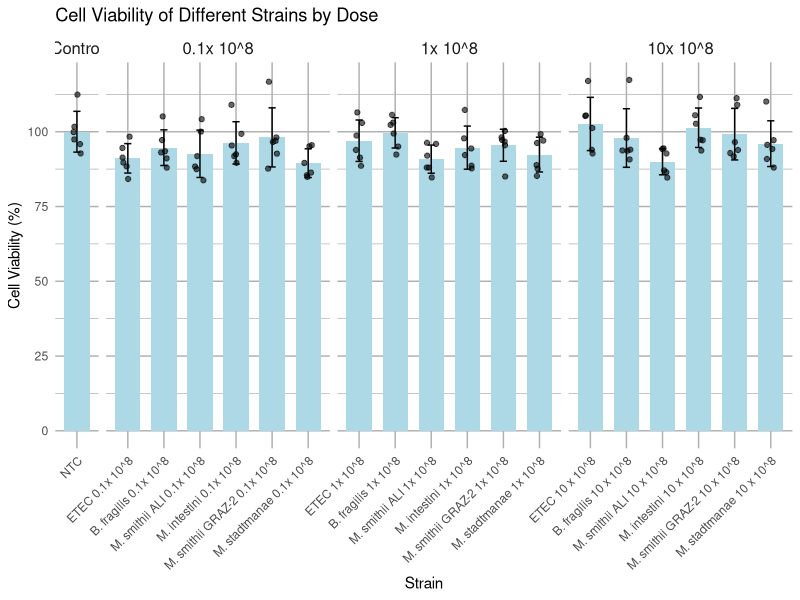
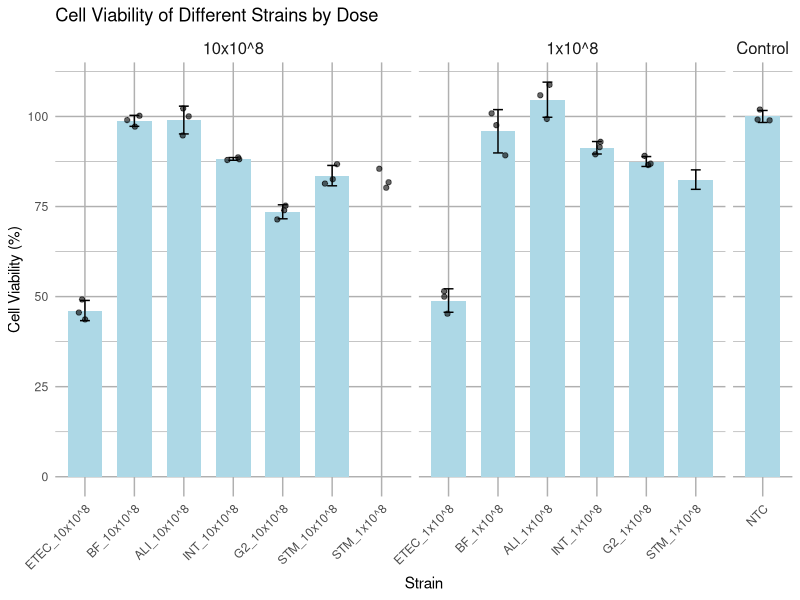
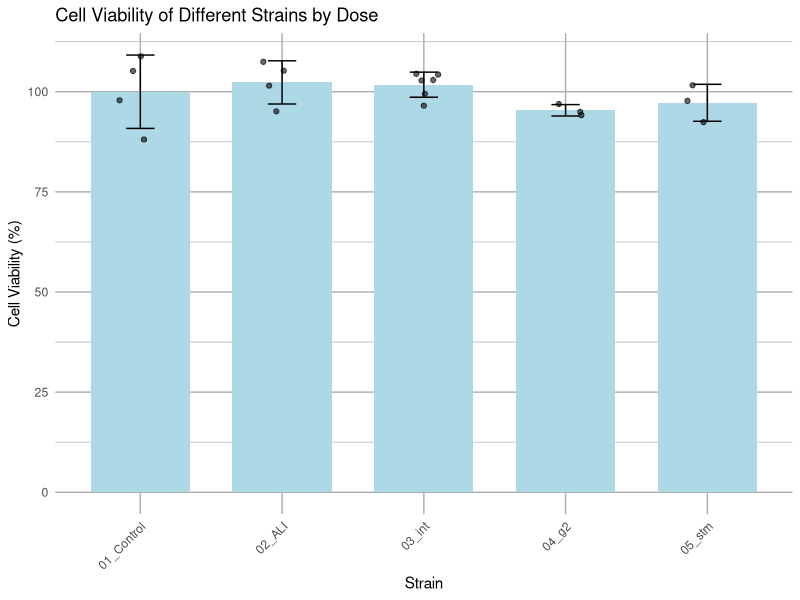

Source code (R) for these figures, in order:
###### Cell_viability plots with dots ######


# Load necessary libraries
library(ggplot2)
library(dplyr)
library(svglite)


#### HT-29 Cytokine response ####

# Set working directory and load data
setwd("C:/Users/o_weinberv/Nextcloud/Viktoria/PHD/01_VW PAPERS/VESICLE PAPER/Revision/HT-29")

data <- read.csv("data_himadri_ht29.csv", sep = ";")

#Calculate the mean of the control group (01_Control)
control_mean <- mean(data$Viability[data$Strain == "NTC"])

#Normalize the viability values to the control group mean
data <- data %>%
  mutate(Viability_Percent = (Viability / control_mean) * 100)

#Summarize the data by Strain
summarized_data <- data %>%
  group_by(Strain) %>%
  summarize(
    Mean = mean(Viability_Percent),
    SD = sd(Viability_Percent),
    SE = SD / sqrt(n())
  )

#Round the normalized viability values
data <- data %>%
  mutate(Viability_Percent = round(Viability_Percent, 2))

# Define the exact desired order for the Strain column
desired_order <- c(
  "NTC", 
  "ETEC 0.1x 10^8", "B. fragilis 0.1x 10^8", "M. smithii ALI 0.1x 10^8", 
  "M. intestini 0.1x 10^8", "M. smithii GRAZ-2 0.1x 10^8", "M. stadtmanae 0.1x 10^8", 
  "ETEC 1x 10^8", "B. fragilis 1x 10^8", "M. smithii ALI 1x 10^8", 
  "M. intestini 1x 10^8", "M. smithii GRAZ-2 1x 10^8", "M. stadtmanae 1x 10^8", 
  "ETEC 10 x 10^8", "B. fragilis 10 x 10^8", "M. smithii ALI 10 x 10^8", 
  "M. intestini 10 x 10^8", "M. smithii GRAZ-2 10 x 10^8", "M. stadtmanae 10 x 10^8"
)

# Apply the desired order to the Strain column in raw_data
data$Strain <- factor(data$Strain, levels = desired_order)

# Assign dose levels to raw_data
data$Dose <- factor(
  case_when(
    grepl("0.1x 10\\^8", data$Strain) ~ "0.1x 10^8",
    grepl("1x 10\\^8", data$Strain) ~ "1x 10^8",
    grepl("10 x 10\\^8", data$Strain) ~ "10x 10^8",
    TRUE ~ "Control"
  ),
  levels = c("Control", "0.1x 10^8", "1x 10^8", "10x 10^8")
)


# Assign dose levels to summarized_data (using the same logic)
summarized_data$Dose <- factor(
  case_when(
    grepl("0.1x 10\\^8", summarized_data$Strain) ~ "0.1x 10^8",
    grepl("1x 10\\^8", summarized_data$Strain) ~ "1x 10^8",
    grepl("10 x 10\\^8", summarized_data$Strain) ~ "10x 10^8",
    TRUE ~ "Control"
  ),
  levels = c("Control", "0.1x 10^8", "1x 10^8", "10x 10^8")
)

# Create the plot with bars, error bars, and individual data points
p <- ggplot() +
  # Bar plot for the summarized means
  geom_bar(data = summarized_data, aes(x = Strain, y = Mean), 
           stat = "identity", fill = "lightblue", width = 0.7) +
  # Error bars for the standard deviation
  geom_errorbar(data = summarized_data, aes(x = Strain, ymin = Mean - SD, ymax = Mean + SD), 
                width = 0.2) +
  # Jittered points for individual data observations
  geom_jitter(data = data, aes(x = Strain, y = Viability_Percent), 
              width = 0.15, color = "black", alpha = 0.6) +
  labs(x = "Strain", y = "Cell Viability (%)", 
       title = "Cell Viability of Different Strains by Dose") +
  theme_minimal() +
  scale_y_continuous(breaks = c(0, 25, 50, 75, 100)) +
  theme(
    axis.text.x = element_text(angle = 45, hjust = 1),
    strip.background = element_blank(),
    strip.text = element_text(size = 12),
    panel.grid.major = element_line(color = "gray69"),
    panel.grid.minor = element_line(color = "gray69")
  ) +
  facet_grid(~ Dose, scales = "free_x", space = "free_x")

p

# Save the plot as an SVG file
svglite::svglite(filename = "HT29_22Cytokines_final_with_dots.svg", width = 10, height = 8)
print(p)
dev.off()

#### THP-1 Cytokine response ####

data <- read.csv("beate_thp1_prep_1.csv", sep = ";")

#Calculate the mean of the control group (01_Control)
control_mean <- mean(data$Viability[data$Strain == "NTC"])

#Normalize the viability values to the control group mean
data <- data %>%
  mutate(Viability_Percent = (Viability / control_mean) * 100)

#Summarize the data by Strain
summarized_data <- data %>%
  group_by(Strain) %>%
  summarize(
    Mean = mean(Viability_Percent),
    SD = sd(Viability_Percent),
    SE = SD / sqrt(n())
  )

#Round the normalized viability values
data <- data %>%
  mutate(Viability_Percent = round(Viability_Percent, 2))

# Add the Dose column (manually mapped here as an example)
data <- data %>%
  mutate(Dose = case_when(
    Strain == "NTC" ~ "Control",
    Strain == "ETEC_1x10^8" ~ "1x10^8",
    Strain == "BF_1x10^8" ~ "1x10^8",
    Strain == "ALI_1x10^8" ~ "1x10^8",
    Strain == "INT_1x10^8" ~ "1x10^8",
    Strain == "G2_1x10^8" ~ "1x10^8",
    Strain == "STM_1x10^8" ~ "10x10^8",
    Strain == "ETEC_10x10^8" ~ "10x10^8",
    Strain == "BF_10x10^8" ~ "10x10^8",
    Strain == "ALI_10x10^8" ~ "10x10^8",
    Strain == "INT_10x10^8" ~ "10x10^8",
    Strain == "G2_10x10^8" ~ "10x10^8",
    Strain == "STM_10x10^8" ~ "10x10^8"
  ))

# Add the full Strain names with doses
data <- data %>%
  mutate(Full_Strain = case_when(
    Strain == "NTC" ~ "NTC",
    Strain == "ETEC_B" & Dose == "1x10^8" ~ "ETEC_1x10^8",
    Strain == "BF_B" & Dose == "1x10^8" ~ "BF_1x10^8",
    Strain == "ALI_B" & Dose == "10x10^8" ~ "ALI_10x10^8"
  ))

# Define the desired strain order
desired_order <- c(
  "NTC",
  "ETEC_1x10^8", "BF_1x10^8", "ALI_1x10^8", "INT_1x10^8", "G2_1x10^8", "STM_1x10^8",
  "ETEC_10x10^8", "BF_10x10^8", "ALI_10x10^8", "INT_10x10^8", "G2_10x10^8", "STM_10x10^8"
)


# Apply the desired order to the Full_Strain column
summarized_data$Strain <- factor(summarized_data$Strain, levels = desired_order)

# Add a column for Dose for facetting (extract from strain names)
summarized_data$Dose <- case_when(
  grepl("1x10\\^8", summarized_data$Strain) ~ "1x10^8",
  grepl("10x10\\^8", summarized_data$Strain) ~ "10x10^8",
  TRUE ~ "Control"
)

# Create the plot with bars, error bars, and individual data points
p <- ggplot() +
  # Bar plot for the summarized means
  geom_bar(data = summarized_data, aes(x = Strain, y = Mean), 
           stat = "identity", fill = "lightblue", width = 0.7) +
  # Error bars for the standard deviation
  geom_errorbar(data = summarized_data, aes(x = Strain, ymin = Mean - SD, ymax = Mean + SD), 
                width = 0.2) +
  # Jittered points for individual data observations
  geom_jitter(data = data, aes(x = Strain, y = Viability_Percent), 
              width = 0.15, color = "black", alpha = 0.6) +
  labs(x = "Strain", y = "Cell Viability (%)", 
       title = "Cell Viability of Different Strains by Dose") +
  theme_minimal() +
  scale_y_continuous(breaks = c(0, 25, 50, 75, 100)) +
  theme(
    axis.text.x = element_text(angle = 45, hjust = 1),
    strip.background = element_blank(),
    strip.text = element_text(size = 12),
    panel.grid.major = element_line(color = "gray69"),
    panel.grid.minor = element_line(color = "gray69")
  ) +
  facet_grid(~ Dose, scales = "free_x", space = "free_x")

p

# Save the plot as an SVG file
svglite::svglite(filename = "THP1_22Cytokines_final_with_dots_1.svg", width = 10, height = 8)
print(p)
dev.off()


#### THP-1 Confocal microscopy ####

# Load necessary libraries
library(ggplot2)
library(dplyr)

# Load the data (replace the file path with the actual file location)
setwd("C:/Users/o_weinberv/Nextcloud/Viktoria/PHD/01_VW PAPERS/VESICLE PAPER/Revision/HT-29")

data <- read.csv("emiliy_thp1_prep.csv", sep = ";")

#Calculate the mean of the control group (01_Control)
control_mean <- mean(data$Viability[data$Strain == "01_Control"])

#Normalize the viability values to the control group mean
data <- data %>%
  mutate(Viability_Percent = (Viability / control_mean) * 100)

#Summarize the data by Strain
summarized_data <- data %>%
  group_by(Strain) %>%
  summarize(
    Mean = mean(Viability_Percent),
    SD = sd(Viability_Percent),
    SE = SD / sqrt(n())
  )

#Round the normalized viability values
data <- data %>%
  mutate(Viability_Percent = round(Viability_Percent, 2))

#Create the plot with bars, error bars, and individual data points
p <- ggplot() +
  # Bar plot for the summarized means
  geom_bar(data = summarized_data, aes(x = Strain, y = Mean), 
           stat = "identity", fill = "lightblue", width = 0.7) +
  # Error bars for the standard deviation
  geom_errorbar(data = summarized_data, aes(x = Strain, ymin = Mean - SD, ymax = Mean + SD), 
                width = 0.2) +
  # Jittered points for individual data observations (using normalized values)
  geom_jitter(data = data, aes(x = Strain, y = Viability_Percent), 
              width = 0.15, color = "black", alpha = 0.6) +
  labs(x = "Strain", y = "Cell Viability (%)", 
       title = "Cell Viability of Different Strains by Dose") +
  theme_minimal() +
  scale_y_continuous(breaks = c(0, 25, 50, 75, 100)) +
  theme(
    axis.text.x = element_text(angle = 45, hjust = 1),
    strip.background = element_blank(),
    strip.text = element_text(size = 12),
    panel.grid.major = element_line(color = "gray69"),
    panel.grid.minor = element_line(color = "gray69")
  )

p

# Save the plot as an SVG file
svglite::svglite(filename = "THP1_confocal_final_with_dots.svg", width = 10, height = 8)
print(p)
dev.off()
